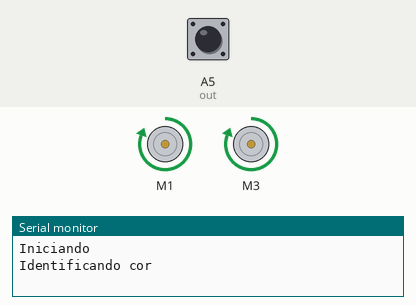
Recording of a sketch running on a simulated Arduino Uno, built with avr-gcc and run on an emulated ATmega328P. Shown: 2 × DC motor (green arrow = forward, orange = backward, longer = faster), the last lines printed to the serial monitor. Inputs (shaded band) come from the test bench; at power-on: A5 (out) LOW. Random numbers use the default seed unless the sketch sets one.

Above: at 5.23 s.
At 6.2 s:
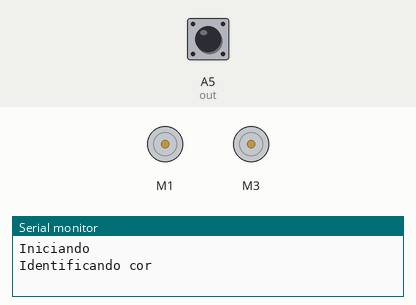
6.3 s: A5 (out) pulsed HIGH 5 times (0.12 s each, 0.3 s apart)
At 8.25 s:
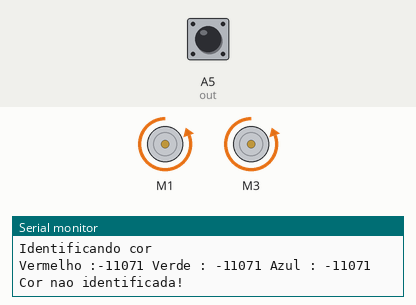
Timing chart, 0 to 16.8 s (numbered marks = the images above; inputs shaded):
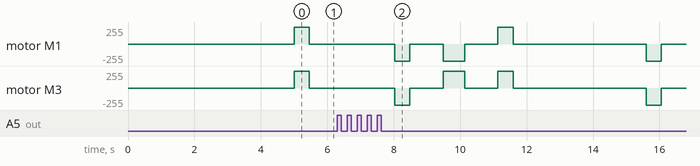

The sketch:

sketch-carrinho.ino
```cpp
/*
  Projeto Interdisciplinar de Computação
  Carrinho para matriz de cores
  Prof. Odahyr
*/
#include <AFMotor.h>

#define MOTOR_1_PIN 1
#define MOTOR_2_PIN 3

#define ROTATE_TIME 650
#define IDENTIFY_COLOR_TIME 460
#define MOVE_CELL_TIME 460

#define DELAY_STEP_TIME 1000

const int s0 = A0;
const int s1 = A1;
const int s2 = A2;
const int s3 = A3;
const int out = A5;

enum dir{NONE,UP,RIGHT,DOWN,LEFT}; // Enumerador das direções
enum colors{R,G,B}; // Enumerador de cores

int adjacencia[9][9] = {
		//	A 			B			    C 			D 			  E 			F 			G 				H 			I
		{	NONE,		  RIGHT,	  NONE,		DOWN,	    NONE,		NONE,		NONE, 		NONE,		NONE		}, // A
		{	/*LEFT*/NONE,	    NONE,		  RIGHT,  NONE,			DOWN,   NONE,		NONE,			NONE,		NONE		}, // B
		{	NONE,			/*LEFT*/NONE,     NONE,		NONE,	    NONE,		DOWN,   NONE,			NONE,		NONE		}, // C
		{	UP,	      NONE,		  NONE,		NONE,	    RIGHT,	NONE,		DOWN, 		NONE,		NONE		}, // D
		{	NONE,			UP,   	  NONE,		/*LEFT*/NONE,	    NONE,		RIGHT,  NONE,			DOWN, 	NONE		}, // E
		{	NONE,		  NONE,		  UP,	    NONE,			/*LEFT*/NONE,   NONE,		NONE,			NONE, 	DOWN    }, // F
		{	NONE,		  NONE,		  NONE,		UP,	      NONE,		NONE,		NONE, 		RIGHT,  NONE		}, // G
		{	NONE,		  NONE,		  NONE,		NONE,			UP,	    NONE,		/*LEFT*/NONE, 		NONE, 	RIGHT   }, // H
		{	NONE,		  NONE, 		NONE,		NONE,			NONE,	  UP,	    NONE, 		/*LEFT*/NONE,   NONE		}  // I
}; // Matriz da adjacência

int posicao_atual = 6; // Posicao G da matriz [3][1]
int olhando_para  = UP; // O carrinho inicial olhando para "cima"

int caminho[9]  = {G, R, G, R, G, -1, -1, -1, -1};
int finalizado  = 0;
int resultado   = 0;

char msg[200];
char color_letter[3] = {'R', 'G', 'B'};

AF_DCMotor left_motor(MOTOR_1_PIN);
AF_DCMotor right_motor(MOTOR_2_PIN);

void setup() {
  left_motor.setSpeed(255);
  right_motor.setSpeed(255);

  pinMode(s0, OUTPUT);
  pinMode(s1, OUTPUT);
  pinMode(s2, OUTPUT);
  pinMode(s3, OUTPUT);
  pinMode(out, INPUT);
  Serial.begin(9600);
  digitalWrite(s0, HIGH);
  digitalWrite(s1, LOW);
}

void loop() {
  if(finalizado) return; // Se finalizado não faz mais nada
  Serial.write("Iniciando\n");
  delay(5000);
  resultado = backtracking(caminho, adjacencia, 2, 0, 1, NULL);
  finalizado = 1;
  Serial.write("Resultado: ");
  Serial.print(resultado, DEC);
  Serial.write("\n");
  Serial.write("Finalizado\n");
}

void rotate(int to){

  int motor_1, motor_2, times = 0, i;

  switch(olhando_para){
    case UP: // Se ele estiver olhando para cima
      if(to == LEFT){ // Girar para a esquerda
        motor_1 = FORWARD;
        motor_2 = BACKWARD;
        times = 1;
      }else if(to == RIGHT){ // Girar para a direita
        motor_1 = BACKWARD;
        motor_2 = FORWARD;
        times   = 1;
      }else if(to == DOWN){ // Girar para baixo
        motor_1 = BACKWARD;
        motor_2 = FORWARD;
        times   = 2;
      }
    break;

    case LEFT: // Se estiver olhando para esquerda
    if(to == UP){ // Girar para a esquerda
        motor_1 = BACKWARD;
        motor_2 = FORWARD;
        times = 1;
      }else if(to == RIGHT){ // Girar para direita
        motor_1 = FORWARD;
        motor_2 = BACKWARD;
        times   = 2;
      }else if(to == DOWN){ // Girar para baixo
        motor_1 = FORWARD;
        motor_2 = BACKWARD;
        times   = 1;
      }
    break;

    case RIGHT: // Se estiver olhando para a direita
    if(to == UP){ // Girar para cima
        motor_1 = FORWARD;
        motor_2 = BACKWARD;
        times = 1;
      }else if(to == LEFT){ // Girar para esquerda
        motor_1 = FORWARD;
        motor_2 = BACKWARD;
        times   = 2;
      }else if(to == DOWN){ // Girar para baixo
        motor_1 = BACKWARD;
        motor_2 = FORWARD;
        times   = 1;
      }
    break;

    case DOWN:
    if(to == UP){ // Girar para cima
        motor_1 = BACKWARD;
        motor_2 = FORWARD;
        times = 2;
      }else if(to == LEFT){ // Girar para esquerda
        motor_1 = FORWARD;
        motor_2 = BACKWARD;
        times   = 1;
      }else if(to == RIGHT){ // Girar para baixo
        motor_1 = BACKWARD;
        motor_2 = FORWARD;
        times   = 1;
      }
    break;
  }

  for(i=0;i<times;i++) applyRotate(motor_1, motor_2);
  olhando_para = to;
}

void applyRotate(int motor_1, int motor_2){
  left_motor.run(motor_1);
  right_motor.run(motor_2);
  delay(ROTATE_TIME);
  left_motor.run(RELEASE);
  right_motor.run(RELEASE);

  Serial.write("Rotacionando\n");
  delay(DELAY_STEP_TIME);
}

int identifyColor(int cell){
  int readedColor;
  Serial.write("Identificando cor\n");
  rotate(cell);
  left_motor.run(FORWARD);
  right_motor.run(FORWARD);
  delay(IDENTIFY_COLOR_TIME);
  left_motor.run(RELEASE);
  right_motor.run(RELEASE);

  readedColor = readColor();

  if(readedColor != -1) sprintf(msg, "Cor identificada: %c\n", color_letter[readedColor]);
  else sprintf(msg, "Cor nao identificada!\n");
  Serial.write(msg);

  delay(DELAY_STEP_TIME);
  return readedColor;
}

void backFromIdentify(){
  left_motor.run(BACKWARD);
  right_motor.run(BACKWARD);
  delay(IDENTIFY_COLOR_TIME);
  left_motor.run(RELEASE);
  right_motor.run(RELEASE);

  Serial.write("Voltando da identificacao de cor\n");
  delay(DELAY_STEP_TIME);
}

void moveCell(){
  left_motor.run(FORWARD);
  right_motor.run(FORWARD);
  delay(MOVE_CELL_TIME);
  left_motor.run(RELEASE);
  right_motor.run(RELEASE);

  Serial.write("Movendo celula\n");
  delay(DELAY_STEP_TIME);
}

void backCell(){
  left_motor.run(BACKWARD);
  right_motor.run(BACKWARD);
  delay(MOVE_CELL_TIME);
  left_motor.run(RELEASE);
  right_motor.run(RELEASE);

  Serial.write("Voltando celula\n");

  delay(DELAY_STEP_TIME);
}

int readColor()
{
  int red = 0, blue = 0, green = 0;
  //Rotina que le o valor das cores
  digitalWrite(s2, LOW);
  digitalWrite(s3, LOW);
  //count OUT, pRed, RED
  red = pulseIn(out, digitalRead(out) == HIGH ? LOW : HIGH);
  digitalWrite(s3, HIGH);
  //count OUT, pBLUE, BLUE
  blue = pulseIn(out, digitalRead(out) == HIGH ? LOW : HIGH);
  digitalWrite(s2, HIGH);
  //count OUT, pGreen, GREEN
  green = pulseIn(out, digitalRead(out) == HIGH ? LOW : HIGH);

  Serial.print("Vermelho :");
  Serial.print(red, DEC);
  Serial.print(" Verde : ");
  Serial.print(green, DEC);
  Serial.print(" Azul : ");
  Serial.print(blue, DEC);
  Serial.println();

  if (red < blue && red < green && red < 150){
    return R;
  }

  if (green < red && green < blue && green < 150){
    return G;
  }

  if (blue < red && blue < green && blue < 150){ // Se for a cor azul
    return B;
  }

  return -1;
}


/**
*
* @param n inicio do path
* @param i linha atual
* @param j coluna atual
*/
int backtracking(int p[9], int adj[9][9], int i, int j, int n, int* visited){

	int x,local,r,color,visited_local;
	if(p[n] == -1) return 1; // Finalizou

	if(visited == NULL){ // Cria array de visitado
        visited = (int*)malloc(sizeof(int)*9);
        for(x=0;x<9;x++) visited[x] = 0;
        visited[6] = 1;
	}

	for(x=0;x<9;x++){
		local = (i*3)+j; // Local atual do robô
		//printf("Origem:%d\nTentativa: %d\nResultado: %d\n", adj[local][x], m[x/3][x%3], p[n]);

    // Se a adjacência do local atual existe e se é a cor que eu quero e não foi visitado
    if(adj[local][x] == NONE || visited[x] == 1) continue; // VERIFICA SE EXISTE ADJACENCIA

		// m[x/3][x%3] -> ESSE CALCULO DEVE SER SUBSTITUIDO PELA COR IDENTIFICADA PELO ROBO
		if(
        identifyColor(adj[local][x]) == p[n]  // COMPARA A COR DA MATRIZ COM A COR QUE PRECISA ANDAR
        ){

			/* MOVE O ROBÔ */
			/*	  TODO	   */
			sprintf(msg, "Movendo para [%d][%d]\n", x/3, x%3);
      Serial.write(msg);

      sprintf(msg, "Visitando local: %d\n", x);
      Serial.write(msg);
      Serial.write("---\n");
      moveCell();
      visited[x] = 1;

      //if(x == 1) visited[0] = 1; // Se está no local[1], então marque o local[0] como visitado para evitar tilt
      //if(x == 5) visited[4] = 1; // Se está no local[5], então marque o local[4] como visitado para evitar tilt

			r = backtracking(p, adj, x/3, x%3, n+1, visited);

			if(r == 1){
        return 1;
			}

      visited[local] = 0;

			/* MOVE O ROBÔ PARA O LOCAL ANTERIOR */
			/*		TODO						 */
			sprintf(msg, "Movendo de volta para [%d][%d]\n---\n", i, j);
      Serial.write(msg);
			rotate(adj[local][x]);
			moveCell();
		}else{
      backFromIdentify();
		}

	}

	return 0;

}
```

backtracking.c
```cpp
#include <stdlib.h>
#include <stdio.h>
#include <string.h>
#include <time.h>

#define IN 999
#define N 9


//          GLOBALS
enum cores{R,G,B}; // Cores
char letter[9]; // Letras das cores do labirinto
char single_letter[3] = {'R','G','B'};

			 // R G B
int pesos[3] = {1,2,3}; // Peso das cores RGB respectivamente


// PROTOTYPES
int peso(int p);
void printMatrix(int m[][3]);
void printMatrixAsRGB(int m[][3]);
void printPesos(int p[3]){int i; for(i=0;i<3;i++) printf("%c = %d\n", single_letter[i], p[i]); }
void printAdj(int m[][9]);
int dijkstra(int cost[][N], int source, int target, int record_path[9]);
char *strrev(char *str);
void printPath(int path[9]);
void printColorPath(int c[9]);
void makeLetters(int m[3][3], char l[9]);
void makeColorPath(int p[9], int c[9]);
void reverse_array(int *a, int n);
int backtracking(int m[3][3], int p[9], int adj[9][9], int i, int j, int n, int* visited);
void randomize(int arr[], int n);
void swap(int *a, int *b);
void line(void){ getchar(); printf("---------------------\n\n"); }

int matriz[3][3] = { // Matriz do labirinto
	{R,G,B},
	{B,G,R},
	{G,B,R}
};

int main(){

    // MISTURA O LABIRINTO
    int colors_to_shuffle[9] = {R,R,R,G,G,G,B,B,B};
    randomize(colors_to_shuffle, 9);
    int i,j;
    for(i=0; i<3; i++){
        for(j=0; j<3; j++){
            matriz[i][j] = colors_to_shuffle[(i*3) + (j)];
        }
    }

    // ATRIBUI PESO RANDOM AS CORES
    int lower = 0, upper = 100;
    pesos[0] = (rand() % (upper - lower + 1)) + lower;
    pesos[1] = (rand() % (upper - lower + 1)) + lower;
    pesos[2] = (rand() % (upper - lower + 1)) + lower;

	int path[9] = {-1,-1,-1,-1,-1,-1,-1}; // Caminho
	int colorPath[9] = {-1,-1,-1,-1,-1,-1,-1}; // Caminho das cores
	makeLetters(matriz, letter); // Cria as letras conforme a matriz
	printf("Matriz em numeros:\n");
	printMatrix(matriz); // Imprime a matriz
	line();
	printf("Matriz em RGB:\n");
	printMatrixAsRGB(matriz);
	line();
	printf("Pesos das cores:\n");
	printPesos(pesos);

	int adjacencia[9][9] = {
		//	A 			B			C 			D 			E 			F 			G 				H 			I
		{	IN,			peso(1),	IN,			peso(3),	IN,			IN,			IN, 			IN,	 		IN		}, // A
		{	peso(0),	IN,			peso(2),	IN,			peso(4),	IN,			IN, 			IN, 		IN		}, // B
		{	IN,			peso(1),	IN,			IN,			IN,			peso(5),	IN, 			IN, 		IN		}, // C
		{	peso(0),	IN,			IN,			IN,			peso(4),	IN,			peso(6), 		IN, 		IN		}, // D
		{	IN,			peso(1),	IN,			peso(3),	IN,			peso(5),	IN, 			peso(7), 	IN		}, // E
		{	IN,			IN,			peso(2),	IN,			peso(4),	IN,			IN, 			IN, 		peso(8)	}, // F
		{	IN,			IN,			IN,			peso(3),	IN,			IN,			IN, 			peso(7), 	IN		}, // G
		{	IN,			IN,			IN,			IN,			peso(4),	IN,			peso(6), 		IN, 		peso(8)	}, // H
		{	IN,			IN,			IN,			IN,			IN,			peso(5),	IN, 			peso(7), 	IN		}  // I
	};

	line();
	printf("Matriz da adjacencia (99 = INFINITO):\n");
	printAdj(adjacencia);
	line();
	printf("Resultado do Dijkstra:\n");
	printf("\n%d\n", dijkstra(adjacencia, 6, 2, path));
	line();
	printf("Caminho na matriz:\n");
	printPath(path);
	printf("\n");
	printf("Caminho de cores:\n");
	makeColorPath(path, colorPath);
	printColorPath(colorPath);
	printf("\n");
	printf("Resultado do backtracking: %d.\n", backtracking(matriz, colorPath, adjacencia, 2, 0, 1, NULL));
}

// Print the matrix
void printMatrix(int m[][3]) {
	int x;
	int y;

	for(x = 0 ; x < 3 ; x++) {
		for(y = 0 ; y < 3 ; y++){
			printf("%d     ", m[x][y]);
		}
		printf("\n");
	}
}

void printMatrixAsRGB(int m[][3]) {
	int x;
	int y;

	for(x = 0 ; x < 3 ; x++) {
		for(y = 0 ; y < 3 ; y++){
			printf("%c     ", letter[x*3+y]);
		}
		printf("\n");
	}
}

void printAdj(int m[][9]) {
	int x;
	int y;

	for(x = 0 ; x < 9 ; x++) {
		for(y = 0 ; y < 9 ; y++){
			printf("%d     ", m[x][y]);
		}
		printf("\n");
	}
}

int peso(int p){
	return pesos[matriz[(p/3)][p%3]];
}

int dijkstra(int cost[][N],int source,int target, int record_path[9])
{
	int dist[N],prev[N],selected[N]={0},i,m,min,start,d,j;
	char path[N];
	for(i=1;i< N;i++)
	{
		dist[i] = IN;
		prev[i] = -1;
	}

	start = source;
	selected[start]=1;
	dist[start] = 0;
	while(selected[target] ==0)
	{
		min = IN;
		m = 0;
		for(i=1;i< N;i++)
		{
			d = dist[start] +cost[start][i];
			if(d< dist[i]&&selected[i]==0)
			{
				dist[i] = d;
				prev[i] = start;
			}
			if(min>dist[i] && selected[i]==0)
			{
				min = dist[i];
				m = i;
			}
		}
		start = m;
		selected[start] = 1;
	}
	start = target;
	j = 0;
	while(start != -1)
	{
		record_path[j] = start;
		path[j++] = start+65;
		start = prev[start];
	}
	path[j]='\0';
	strrev(path);
	printf("%s", path);
	reverse_array(record_path, N);
	return dist[target];
}

char *strrev(char *str)
{
	char *p1, *p2;

	if (! str || ! *str)
		return str;
	for (p1 = str, p2 = str + strlen(str) - 1; p2 > p1; ++p1, --p2)
	{
		*p1 ^= *p2;
		*p2 ^= *p1;
		*p1 ^= *p2;
	}
	return str;
}

void printPath(int path[9]){
	int i;
	for(i=0;i<8;i++){
		if(path[i] == -1) break;
		if(i > 0) printf("-> ");
		printf("%d ", path[i]);
	}
}

void makeLetters(int m[3][3], char l[9]){
	int i, j;
	for(i=0; i<3;i++)
		for(j=0; j<3;j++)
			l[(i*3)+j] = (m[i][j] == R ? 'R' : (m[i][j] == G ? 'G' : 'B'));
}

void reverse_array(int *a, int n)
{
	int x;
	for(x = 0; x < n; x++) if(a[x] == -1) break;
	int i = x - 1;
	int j = 0;
	while(i > j)
	{
		int temp = a[i];
		a[i] = a[j];
		a[j] = temp;
		i--;
		j++;
	}
}

void makeColorPath(int p[9], int c[9]){
	int i;
	for(i=0;i<9;i++){
		if(p[i] == -1) break;
		c[i] = matriz[p[i]/3][p[i]%3];
	}
}

void printColorPath(int c[9]){
	int i;
	for(i=0;i<9;i++){
		if(c[i] == -1) break;
		if(i > 0) printf("-> ");
		printf("%c ", (c[i] == R ? 'R' : (c[i] == G ? 'G' : 'B')));
	}
}

/**
*
* @param n inicio do path
* @param i linha atual
* @param j coluna atual
*/
int backtracking(int m[3][3], int p[9], int adj[9][9], int i, int j, int n, int* visited){

	int x,local,r;
	if(p[n] == -1) return 1; // Finalizou

	if(visited == NULL){ // Cria array de visitado
        visited = (int*)malloc(sizeof(int)*9);
        for(x=0;x<9;x++) visited[x] = 0;
	}

	for(x=0;x<9;x++){
		local = (i*3)+j; // Local atual do robô
		printf("Origem:%d\nTentativa: %d\nResultado: %d\n", adj[local][x], m[x/3][x%3], p[n]);

		// m[x/3][x%3] -> ESSE CALCULO DEVE SER SUBSTITUIDO PELA COR IDENTIFICADA PELO ROBO
		if(
            adj[local][x] != IN && // VERIFICA SE EXISTE ADJACENCIA
            m[x/3][x%3] == p[n] &&  // COMPARA A COR DA MATRIZ COM A COR QUE PRECISA ANDAR
            visited[local] == 0){ // Se a adjacência do local atual existe e se é a cor que eu quero e não foi visitado

			/* MOVE O ROBÔ */
			/*	  TODO	   */
			printf("Movendo para [%d][%d]\n---\n", x/3, x%3);

            visited[local] = 1;
			r = backtracking(m, p, adj, x/3, x%3, n+1, visited);

			if(r == 1){
                return 1;
			}
            visited[local] = 0;

			/* MOVE O ROBÔ PARA O LOCAL ANTERIOR */
			/*		TODO						 */
			printf("Movendo de volta para [%d][%d]\n---\n", i, j);
		}else{
            printf("Nao eh adjacente, ou da cor [%c] ou ja foi visitado [%d]\n---\n", letter[local], visited[local]);
		}

	}

	return 0;

}

// Swap in memory
void swap(int *a, int *b) {
    int temp = *a;
    *a = *b;
    *b = temp;
}

// Shuffle the array
void randomize(int arr[], int n) {
    srand(time(NULL));
    int i;
    for(i = n-1; i > 0; i--) {
        int j = rand() % (i+1);
        swap(&arr[i], &arr[j]);
    }
}
```
